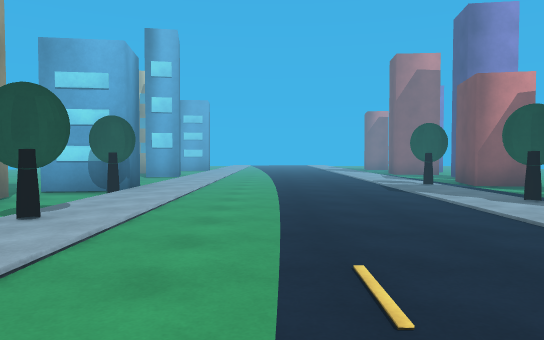
view 1 (above)

20 first-person views from a walk through a scene from a Unity 3-D project. The camera is 1.3 m above the floor, tilts 2° down and sees 70° across. The floor is counted in squares, 2 m on a side. Each view is taken from the middle of a square. On the plan, view 1 faces up. The plan holds only what a view shows up to about 11 squares ahead; the rest is blank. The place goes on beyond the plan. Some animated figures are not drawn.

view 2
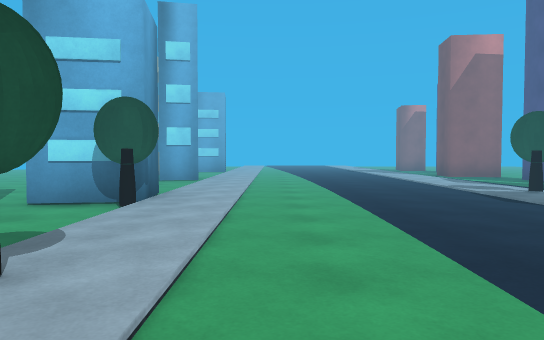

view 3
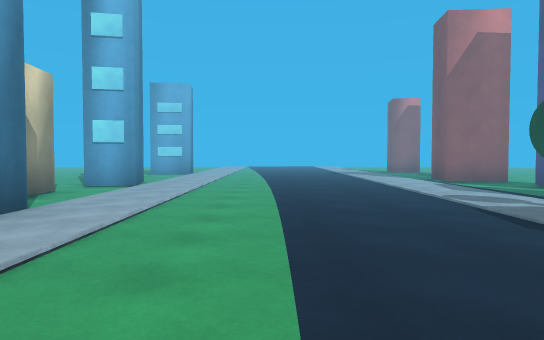

view 4
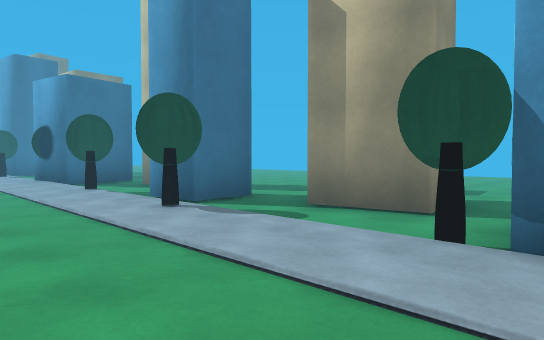

view 5
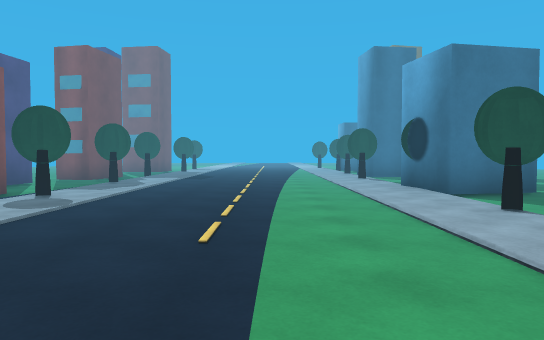

view 6
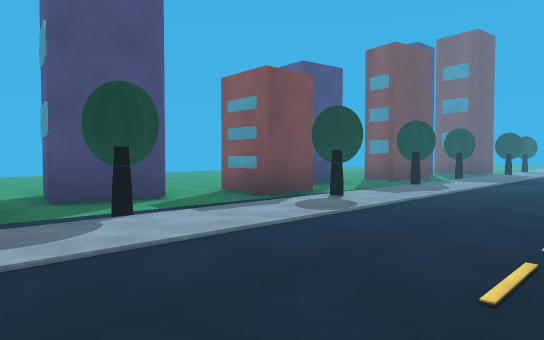

view 7
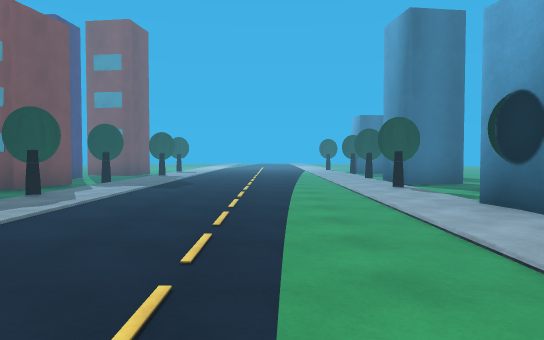

view 8
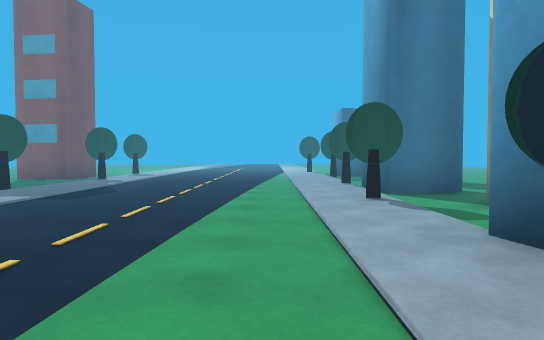

view 9
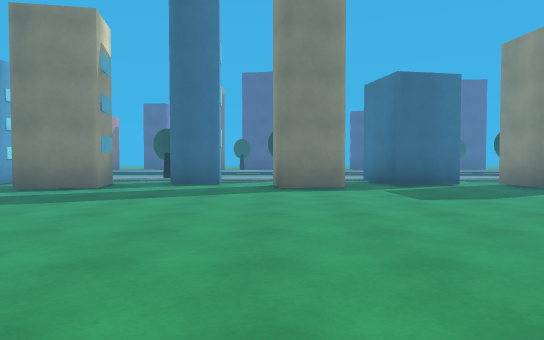

view 10
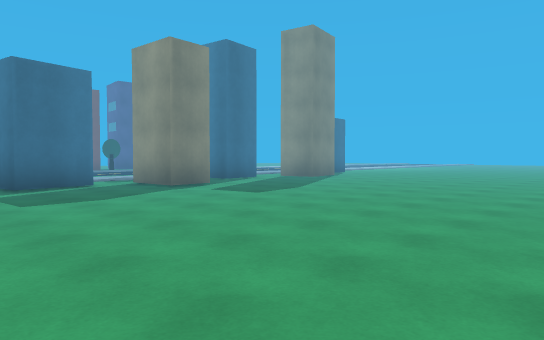

view 11
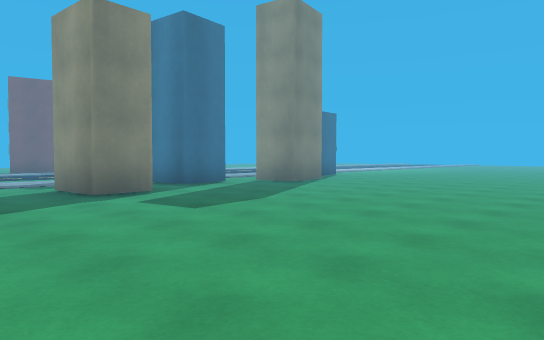

view 12
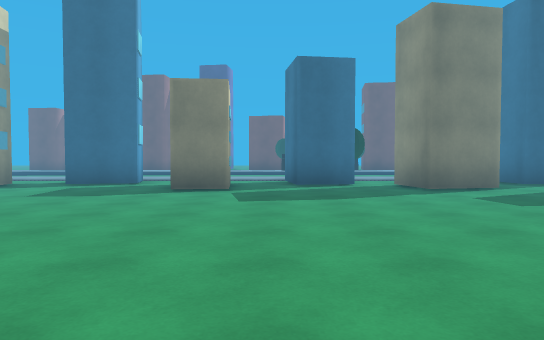

view 13
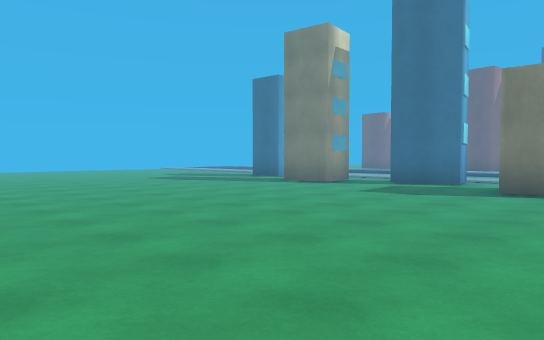

view 14
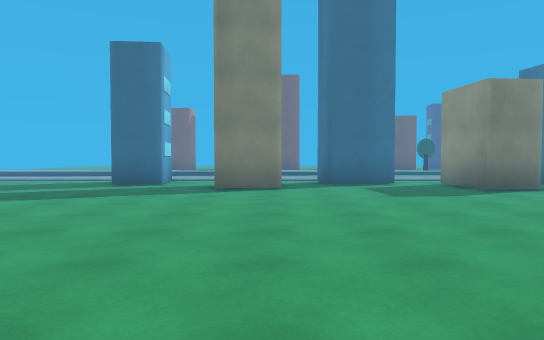

view 15
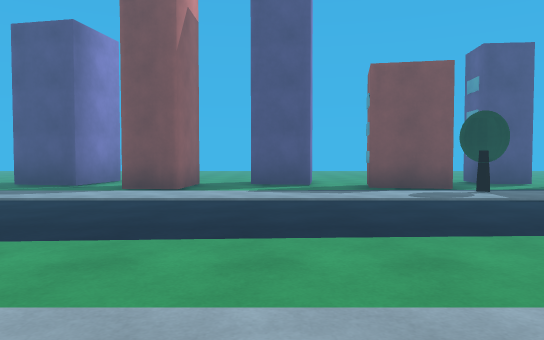

view 16
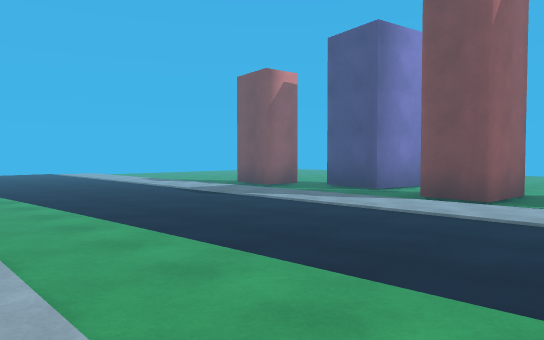

view 17
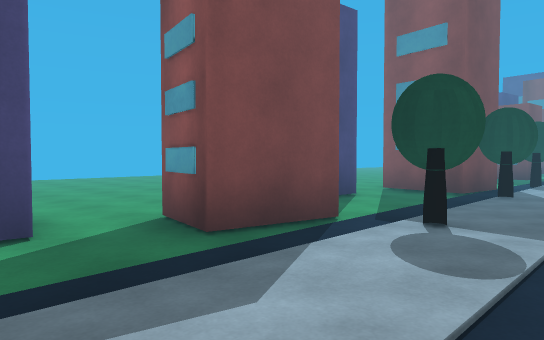

view 18
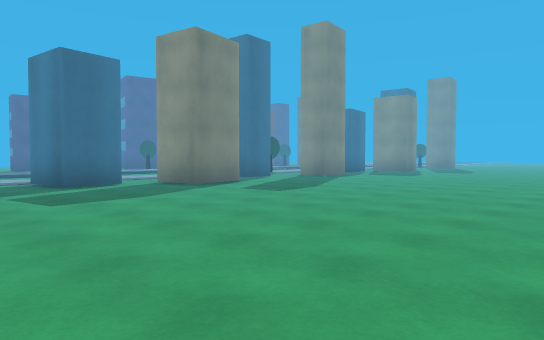

view 19
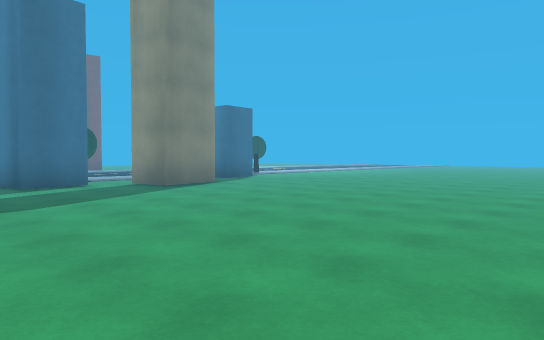

view 20
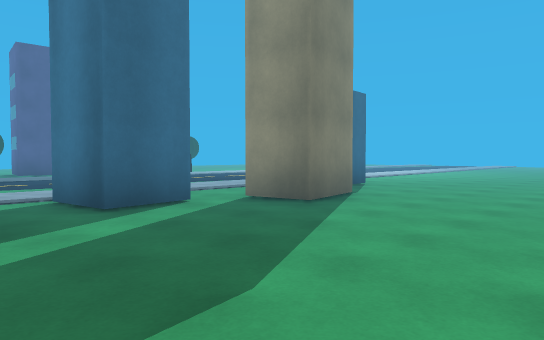

### Floor plan
Points are (right, up) in squares from view 1. A wall is a line through its corners. A room is listed if a view was taken in it or the views show most of it. See-through windows are left out.
Room 1 (views 1, 2, 3, 4, 5, 6, 7, 8, 9, 10, 11, 12, 13, 14, 15, 16, 17, 18, 19, 20)
walls: (-3.9, 4.7) (-5.3, 4.5) (-5.6, 6) (-4.2, 6.2) (-3.9, 4.7); (-4.1, 2.1) (-4.2, 3.3) (-3.1, 3.4) (-3, 2.3) (-3.8, 2.2); (-3.6, 7.2) (-4.2, 7.2) (-4.3, 8.5) (-2.9, 8.7) (-2.8, 7.4); (-5.2, -0.5) (-5.4, 0.8) (-4.2, 1); (-4.2, 9.9) (-5.5, 9.8) (-5.6, 10.9) (-4, 11.1) (-3.9, 10.1); (-2.7, -2.3) (-2.6, -2.9); (-4.3, -3.2) (-4.6, -1.7) (-3.4, -1.5); (-3.9, 12.1) (-4.2, 13.7) (-3.2, 13.9) (-3, 12.3) (-3.9, 12.1); (4.2, 3.5) (4.4, 4.8) (6.1, 4.6); (-5.5, -5.5) (-5.6, -4.4) (-3.9, -4.2); (5.4, 0.8) (5.7, 2.4); (5.8, 6) (5.9, 7.2); (4.4, -1.6) (4.6, -0.4) (5.9, -0.5); (5.5, 8.3) (4.5, 8.5) (4.7, 10.1) (6, 9.8); (-4.1, 15) (-5.2, 14.8) (-5.4, 16.2); (5.6, 11.2) (5.8, 12.5); (-4.2, -8.2) (-4.4, -6.8) (-3, -6.7) (-2.8, -8); (5.6, -4.2) (5.8, -3.1); (4.5, -6.9) (4.8, -5.3) (5.8, -5.5); (6, 13.6) (4.4, 13.8) (4.5, 14.9); (-5.2, -10.9) (-5.5, -9.3) (-4.3, -9.1); (7.1, 15.9) (5.4, 16.2) (5.6, 17.6); (4.4, -11) (4.5, -10.5) (6, -10.7)
ways out: opening at (6, 3); opening at (6, 7); opening at (7, -4.3); opening at (8, 14)
objects: other object (-3, -2); other object (-3, 1); other object (-3, 7); other object (-2, -5); other object (-2, 4); other object (3, -10); other object (3, -1); other object (3, 9); other object (4, -7); other object (4, -4); other object (4, 2); other object (4, 5)

Where each view was taken, in squares from view 1:
view 1: 0 up, 0 right, facing up
view 2: 2 up, 1 left, facing up
view 3: 4 up, 0 right, facing up
view 4: 8 up, 0 right, facing down-left
view 5: 5 up, 0 right, facing down
view 6: 4 up, 0 right, facing down-right
view 7: 2 up, 0 right, facing down
view 8: 0 up, 1 left, facing down
view 9: 1 up, 13 left, facing right
view 10: 0 up, 13 left, facing down-right
view 11: 2 down, 12 left, facing down-right
view 12: 9 up, 13 left, facing right
view 13: 9 up, 13 left, facing up-right
view 14: 15 up, 13 left, facing right
view 15: 12 up, 3 left, facing right
view 16: 12 up, 2 left, facing up-right
view 17: 12 up, 2 right, facing down-right
view 18: 11 up, 13 left, facing down-right
view 19: 5 down, 13 left, facing down-right
view 20: 5 down, 9 left, facing down-right
